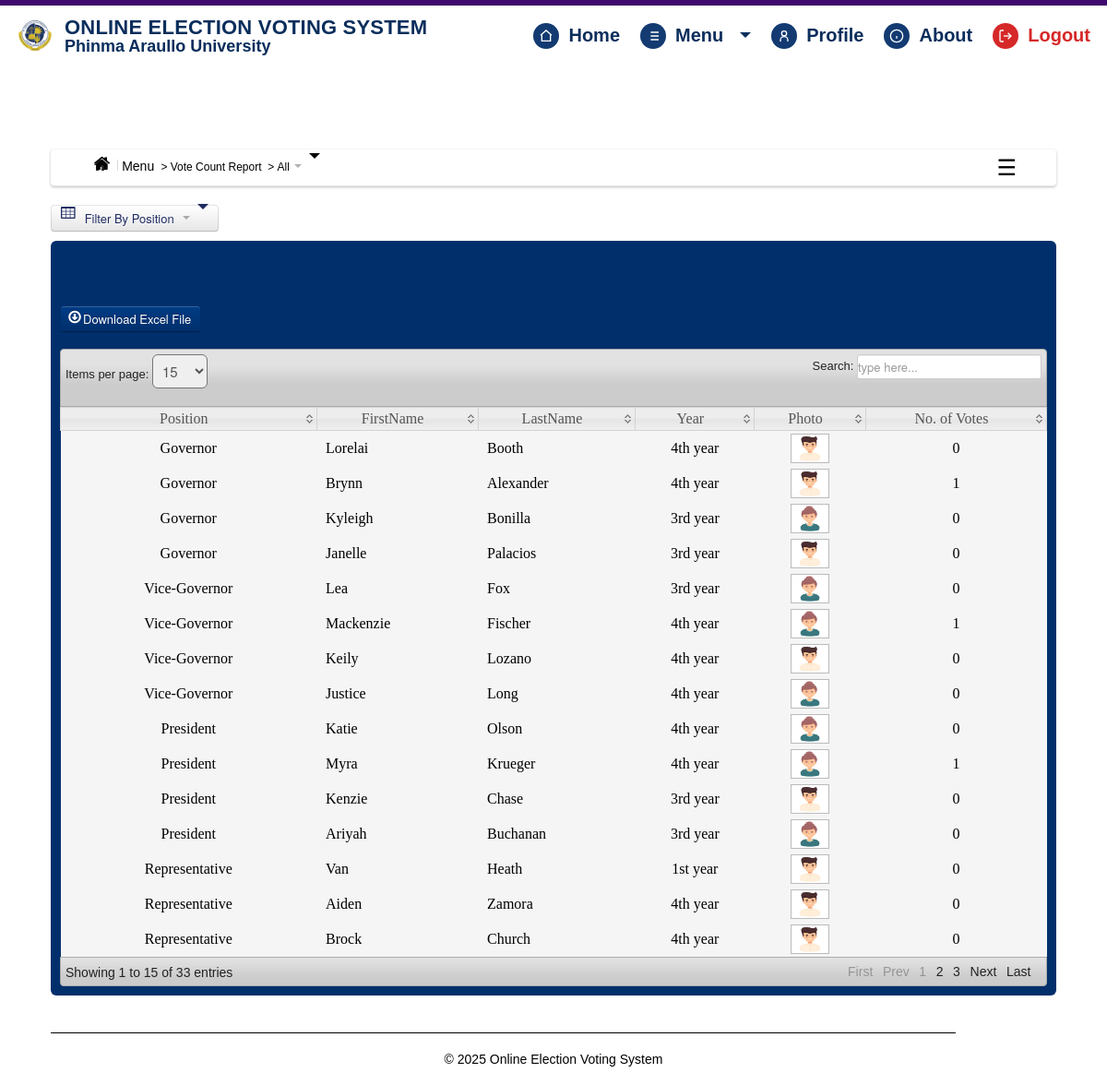
Screenshot of /election_officer/canvassing_report.php (signed in) with the database file from the repository.
### tables this page shows
CREATE TABLE `candidate` (
  `CandidateID` int(11) NOT NULL,
  `abc` varchar(1) NOT NULL,
  `Position` varchar(200) NOT NULL,
  `Party` varchar(100) NOT NULL,
  `FirstName` varchar(200) NOT NULL,
  `LastName` varchar(200) NOT NULL,
  `MiddleName` varchar(100) NOT NULL,
  `Gender` varchar(6) NOT NULL,
  `Year` varchar(100) NOT NULL,
  `Photo` varchar(200) NOT NULL,
  `Qualification` text NOT NULL
);

### election_officer/canvassing_report.php (the view, shortened to what this page needs)
<?php
include('header.php');
include('dbcon.php');
?>
</head>
<body>
<?php include('nav_top.php'); ?>
<div class="wrapper">
<div class="home_body">
<?php include('menusidebar.php'); ?>
<section style="margin-top: 20px;">
 <section style="margin-top: 20px;">
  <div class="dropdown">
    <button class="btn dropdown-toggle" type="button" data-toggle="dropdown"
  #000; border: none;>
  <i class="icon-table icon-large" style="margin-right: 8px;"></i> Filter By Position
  <span class="caret" style="border-top-color: #000; margin-left: 6px;"></span>
</button>
  </div>
</section>
<section>
	<div id="element" class="hero-body">
	    <div class="pagination">
    <ul>
    </ul>
    </div>
		<form method="POST" action="canvassing_excel.php">
	<button id="save_voter" class="btn btn-success" name="save"><i class="icon-download icon-large"></i>Download Excel File</button>
	</form>
	<table class="users-table">
<div class="demo_jui">
		<table cellpadding="0" cellspacing="0" border="0" class="display" id="log" class="jtable">
			<thead>
				<tr>
				<th>Position</th>
				<th>FirstName</th>
				<th>LastName</th>
				<th>Year</th>
				<th>Photo</th>
				<th>No. of Votes</th>
				</tr>
			</thead>
			<tbody>
<?php $candidate_query=mysqli_query($conn,"select  * from candidate");
		while($candidate_rows=mysqli_fetch_array($candidate_query)){ $id=$candidate_rows['CandidateID'];
		?>
<tr class="del<?php echo $id ?>">
	<td align="center"><?php echo $candidate_rows['Position']; ?></td>
	<td><?php echo $candidate_rows['FirstName']; ?></td>
	<td><?php echo $candidate_rows['LastName']; ?></td>
	<td align="center"><?php echo $candidate_rows['Year']; ?></td>
	<td align="center"><img class="pic" width="40" height="30" src="<?php echo $candidate_rows['Photo'];?>" border="0" onmouseover="showtrail('<?php echo $candidate_rows['Photo'];?>','<?php echo $candidate_rows['FirstName']." ".$candidate_rows['LastName'];?> ',200,5)" onmouseout="hidetrail()"></a></td>
		<td align="center">
	<?php $votes_query=mysqli_query($conn,"select * from votes where CandidateID='$id'");
	$vote_count=mysqli_num_rows($votes_query);
	echo $vote_count;
	?>
</td>
	</tr>
<?php } ?>
			</tbody>
		</table>
	</div>
	</div>
<?php include('footer.php')?>
</div>
</body>
</html>

### election_officer/css/datatable/demo_table_jui.css (style rules this page uses)
table.display thead th { cursor: pointer; padding: 3px 0 3px 10px; }
table.display { border-collapse: collapse; clear: both; margin: 0 auto; width: 100%; }
table.display td { padding: 3px 10px; }
tr.odd { background-color: #f5f5f5; }
tr.even { background-color: #f5f5f5; }

### election_officer/css/Home.css (style rules this page uses)
* { margin: 0; padding: 0; }
body { font-family: "Poppins", sans-serif; font-size: 14px; background-color: #fff ; background-position: 0 0px; }
.wrapper { width:1090px; margin:10px auto; }

### election_officer/nav_top.php (style rules this page uses)
:root { --nav-bg:#ffffff; --nav-navy:#0a2e5c; --nav-sub:#133b72; --nav-accent:#3f0a6d; --border:#e6ecf5; --danger:#d62828; }
.dropdown-toggle::after { content:""; margin-left:8px; border:6px solid transparent; border-top-color:currentColor; transform:translateY(2px); }

### rows the page displays
candidate: Position "Representative", FirstName "Van", LastName "Heath", Year "1st year", Photo (picture), vote_count "0"
candidate: Position "Representative", FirstName "Aiden", LastName "Zamora", Year "4th year", Photo (picture), vote_count "0"
candidate: Position "Representative", FirstName "Brock", LastName "Church", Year "4th year", Photo (picture), vote_count "0"
candidate: Position "President", FirstName "Katie", LastName "Olson", Year "4th year", Photo (picture), vote_count "0"
candidate: Position "Governor", FirstName "Lorelai", LastName "Booth", Year "4th year", Photo (picture), vote_count "0"
candidate: Position "Governor", FirstName "Brynn", LastName "Alexander", Year "4th year", Photo (picture), vote_count "1"
candidate: Position "Governor", FirstName "Kyleigh", LastName "Bonilla", Year "3rd year", Photo (picture), vote_count "0"
candidate: Position "President", FirstName "Myra", LastName "Krueger", Year "4th year", Photo (picture), vote_count "1"
candidate: Position "Governor", FirstName "Janelle", LastName "Palacios", Year "3rd year", Photo (picture), vote_count "0"
candidate: Position "Vice-Governor", FirstName "Lea", LastName "Fox", Year "3rd year", Photo (picture), vote_count "0"
candidate: Position "Vice-Governor", FirstName "Mackenzie", LastName "Fischer", Year "4th year", Photo (picture), vote_count "1"
candidate: Position "Vice-Governor", FirstName "Keily", LastName "Lozano", Year "4th year", Photo (picture), vote_count "0"
candidate: Position "Vice-Governor", FirstName "Justice", LastName "Long", Year "4th year", Photo (picture), vote_count "0"
candidate: Position "President", FirstName "Kenzie", LastName "Chase", Year "3rd year", Photo (picture), vote_count "0"
candidate: Position "President", FirstName "Ariyah", LastName "Buchanan", Year "3rd year", Photo (picture), vote_count "0"

### other values shown
$main_label "Vote Count Report"
$subpage_label "All"
